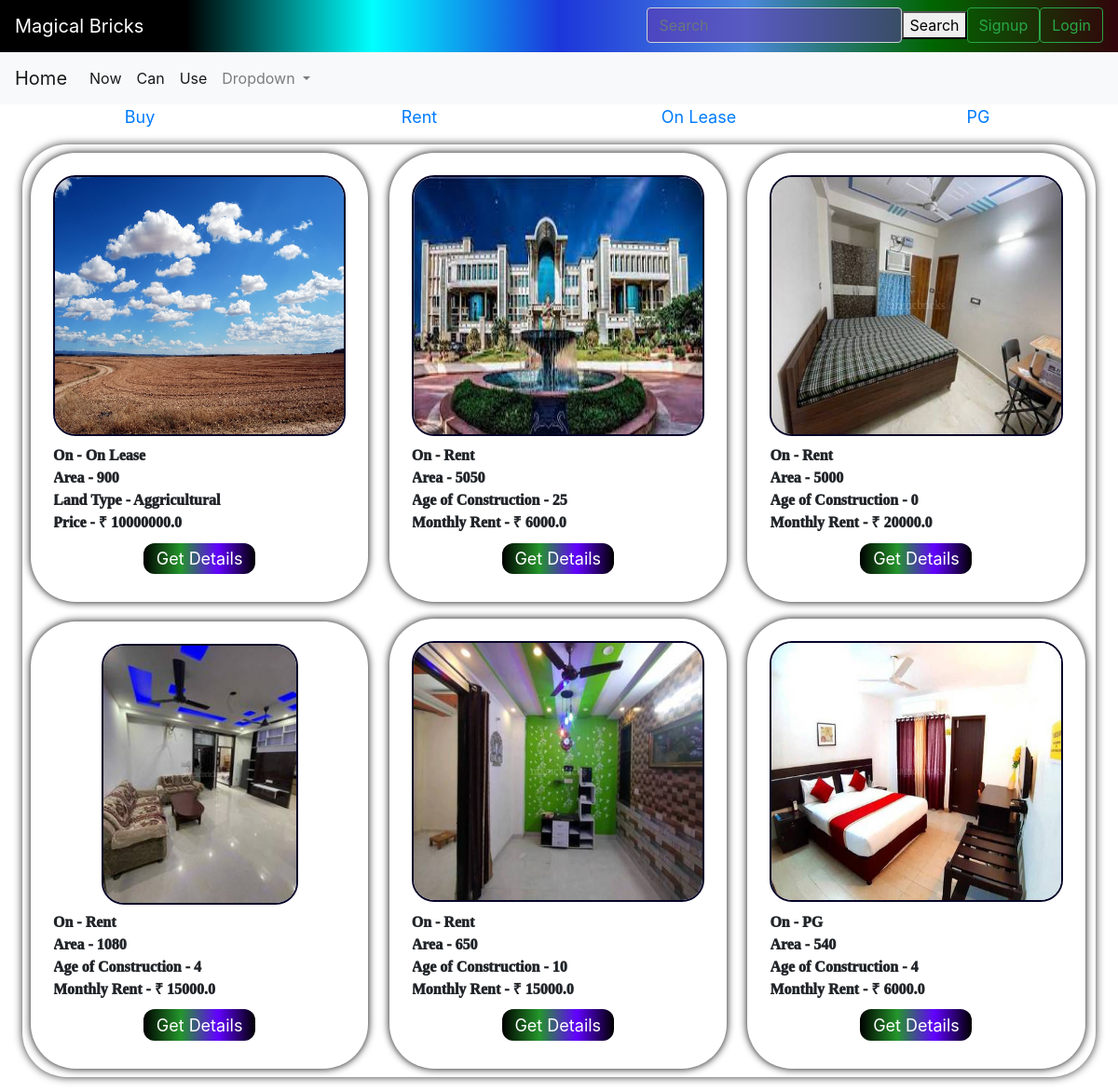
/, run on an earlier commit of the app's database.
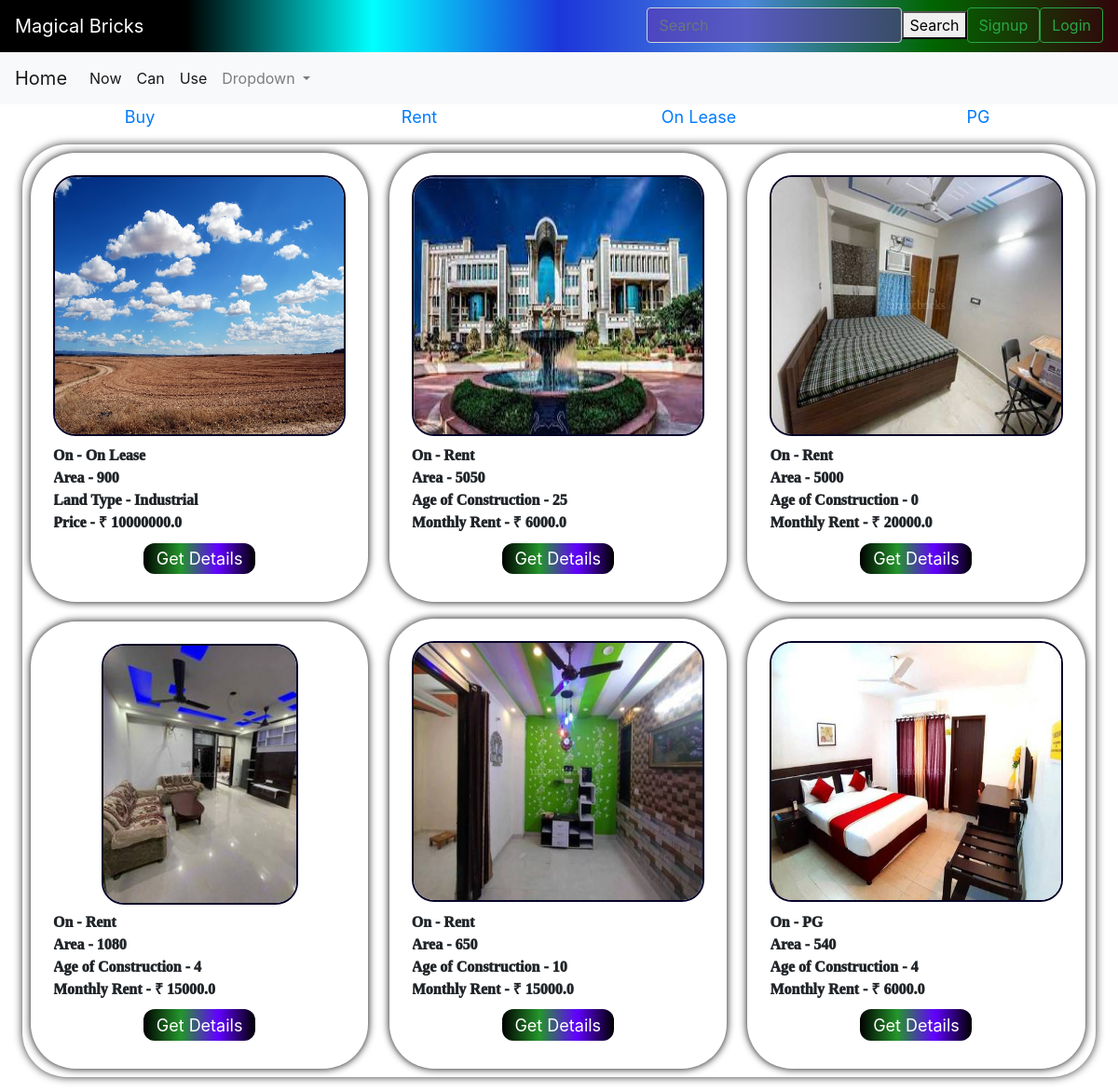
And on a later commit of the database.
### bricks/models.py (models this page shows, shortened)
class land(models.Model):
    name=models.CharField(max_length=500,blank=False,null=True,default=None)
    cat=models.ForeignKey("category", null=True , on_delete=models.CASCADE, default=None)
    owner_phone=models.IntegerField(null=True, blank=False)
    owner_name=models.CharField(max_length=500,blank=False,null=True,default=None)
    owner_mail=models.EmailField(max_length=500,blank=False,null=True)
    area=models.IntegerField(default=0)
    land_type=models.CharField(choices=t_l, max_length=50, default= None, null=True)
    price=models.FloatField(default=0)
    p_type=models.CharField(max_length=10, default="Land")
    address=models.CharField(max_length=200, blank= False, default=None, null=False, unique=True)
    image=models.ImageField(upload_to='images/')

class category(models.Model):
    cat=models.CharField(max_length=50)
    def __str__(self) :
        return self.cat

### bricks/views.py (the view, shortened to what this page needs)
# urls.py: 2. Add a URL to urlpatterns:  path('', views.home, name='home')
def home(request):
    y=category.objects.all()
    p=land.objects.all()
    q=built.objects.all()
    if request.method== 'GET':
        return render(request,'bricks/home.html',{'signup_form':UserForm(),"obj":p,"obj2":q,"y":y,"login_form":AuthenticationForm()})
    return render(request,'bricks/home.html',{'signup_form':UserForm(),"obj":p,"obj2":q,"y":y,"login_form":AuthenticationForm()})

### bricks/form.py
class UserForm(UserCreationForm):
    first_name = forms.CharField()
    last_name = forms.CharField()
    email = forms.EmailField()
    class Meta:
        model = User
        fields = ('first_name','last_name', 'username', 'email', 'password1' ,'password2' )

### bricks/templates/bricks/home.html (shortened to what this page needs)
<!DOCTYPE html>
<html lang="en">
<head>
  {% load static %}
  <link rel="stylesheet" href="{% static 'bricks/style_home.css' %}" />
</head>
<body>
    {% include "bricks/navbar.html" %}
  <div class="main">
    {% if y %} {% for x in y %}
    <a href="{% url 'properties' %}?category={{x.id}}" id="cat">
      <div class="heading">{{x.cat}}</div>
    </a>
    {% endfor %} {% endif %}
  </div>
  <div class="properties" >
    {% if obj %} {% for y in obj %}
    <div  class="property">
      <div class="imgs"><img  src="{{y.image.url}}" alt=""></div>
      <div class="info_items">On - {{y.cat}}</div>
      <div class="info_items">Area - {{y.area}}</div>
      <div class="info_items">Land Type - {{y.land_type}}</div>
      {% if y.cat.cat == "Rent" or y.cat.cat == "On_lease" %}
      <div class="info_items">Monthly Rent - &#8377 {{y.price}}</div>
      {% else %}
      <div class="info_items">Price - &#8377 {{y.price}}</div>
      {% endif %}
      <a href="{% url 'property_details' y.id %}?p_type={{y.p_type}}" id="details_button">
        <div id="details_button">
          Get Details
        </div>
      </a>
    </div>
    {% endfor %}
    {% endif %}
    {% if obj2 %}
    {% for y in obj2 %}
    <div  class="property">
      <div class="imgs"><img  src="{{y.image.url}}" alt=""></div>
      <div class="info_items">On - {{y.cat}}</div>
      <div class="info_items">Area - {{y.area}}</div>
      <div class="info_items">Age of Construction - {{y.age}}</div>
      {% if y.cat.cat == "Rent" or y.cat.cat == "PG" %}
      <div class="info_items">Monthly Rent - &#8377 {{y.price}}</div>
      {% else %}
      <div class="info_items">Price - &#8377 {{y.price}}</div>
      {% endif %}
      <a href="{% url 'property_details' y.id %}?p_type={{y.p_type}}" id="details_button">
        <div id="details_button">
          Get Details
        </div>
      </a>
    </div>
    {% endfor %}
    {% endif %}
  </div>
</body>
</html>

What changed in the data, as far as the page shows it:
changed land "On Lease": land_type "Aggricultural" → "Industrial"
